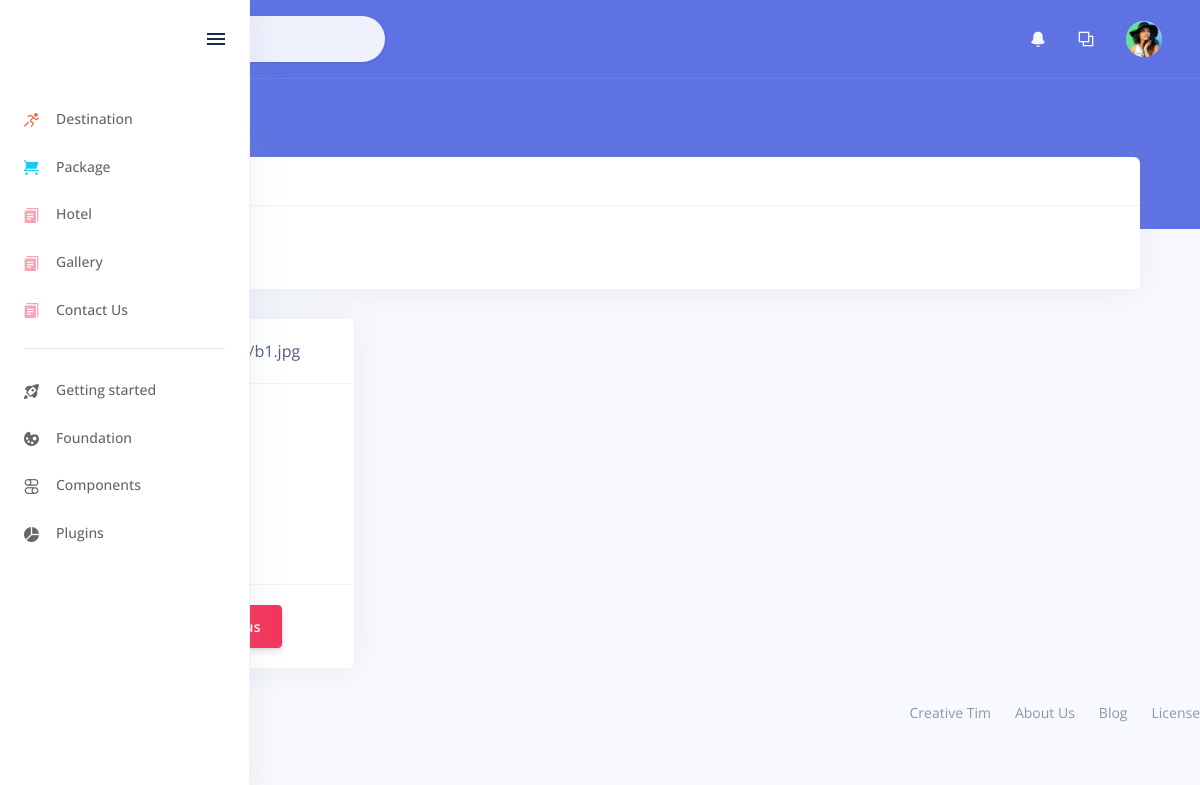
Before: /index.php/admin/hotel/editHotel with the older database file.
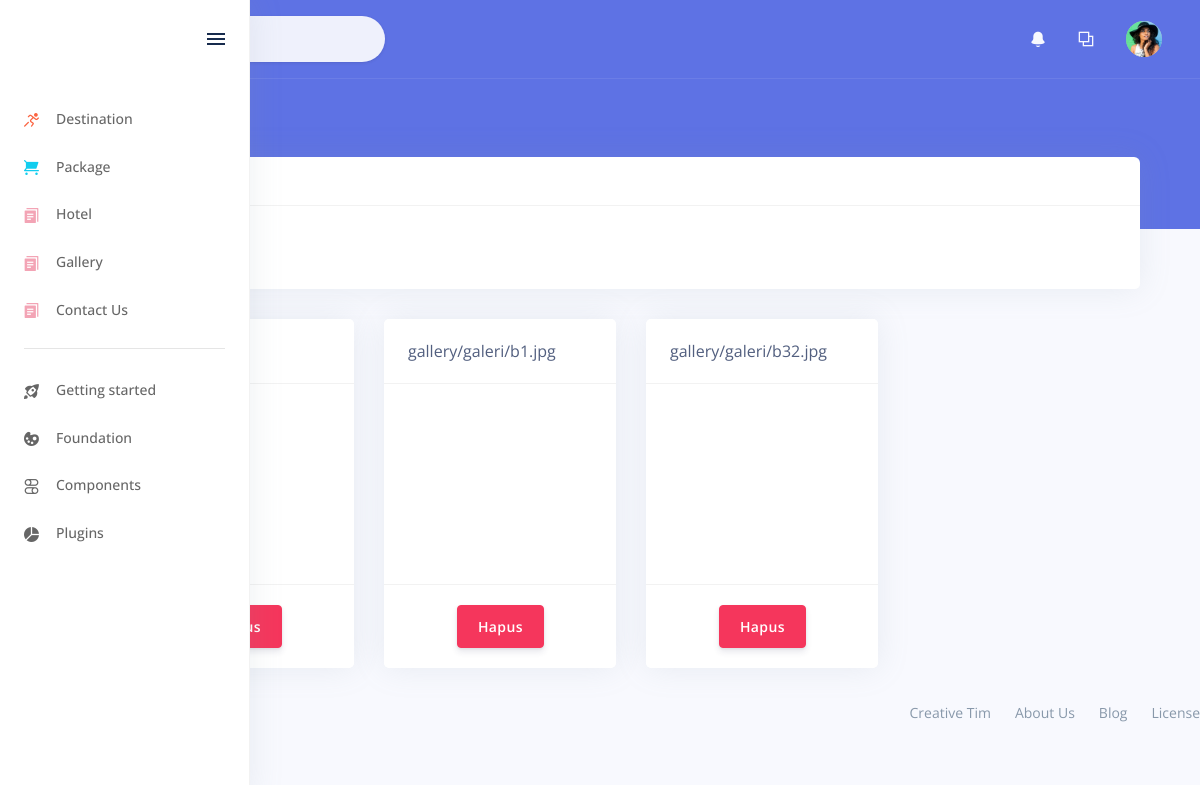
After: the same page with the newer database file.
### tables this page shows
CREATE TABLE `galery` (
  `idgalery` int(11) NOT NULL,
  `gambar` text,
  `deskripsi` text,
  `tag` text,
  `wisata_idwisata` int(11) DEFAULT NULL,
  `hotel_idhotel` int(11) DEFAULT NULL,
  `paket_idpaket` int(12) NOT NULL
);

### application/controllers/admin/Hotel.php (called while the page is built, shortened)
<?php
class Hotel extends CI_Controller {
	public function editHotel(){
		$this->load->model('M_model');
		$id = $this->uri->segment(4);
		$data['hotel'] = $this->M_model->selectwhere('hotel', array('idhotel'=>$id));
		$data['gallery'] = $this->M_model->select('galery', array('hotel_idhotel'=>$id, 'wisata_idwisata'=>NULL));
		$this->load->view('admin/edit/hotel', $data);
	}
}

### index.php (called while the page is built, shortened)
<?php
require_once BASEPATH.'core/CodeIgniter.php';

### application/models/M_model.php (called while the page is built, shortened)
<?php
class M_model extends CI_Model {
    public function select($table){
    return $this->db->get($table);
  }
}

### application/views/admin/edit/hotel.php (the view, shortened to what this page needs)
<div class="header bg-primary pb-6">
 <div class="container-fluid">
   <div class="header-body">
     <div class="row align-items-center py-4">
       <div class="col-lg-6 col-7">
         <h6 class="h2 text-white d-inline-block mb-0">Hotel</h6>
         <nav aria-label="breadcrumb" class="d-none d-md-inline-block ml-md-4">
           <ol class="breadcrumb breadcrumb-links breadcrumb-dark">
             <li class="breadcrumb-item"><a href="#"><i class="fas fa-home"></i></a></li>
             <li class="breadcrumb-item"><a href="#">Hotel</a></li>
           </ol>
         </nav>
       </div>
     </div>
   </div>
 </div>
</div>
<div class="container-fluid mt--6">
  <div class="content">
    <div class="content">
      <div class="container-fluid">
        <div class="row">
          <div class="col-md-12">
            <div class="card ">
              <form role="form" action="<?php echo base_url('admin/Hotel/prosesEditHotel'); ?>" method="post" enctype="multipart/form-data">
                <div class="card-body">
                </div>
                <div class="card-footer">
                  <button type="submit" class="btn btn-primary">Submit</button>
                </div>
              </form>
            </div>
          </div>
        </div>
        <div class="row">
          <?php foreach ($gallery->result() as $g): ?>
            <div class="col-md-3">
              <div class="card">
                <div class="card-header">
                  <?php echo $g->gambar; ?>
                </div>
                <div class="card-body" style="height:200px">
                </div>
                <div class="card-footer d-flex justify-content-center">
                  <a class="btn btn-danger text-white" href="<?php echo base_url('admin/Hotel/prosesHapusGambar/').$g->gambar; ?>">Hapus</a>
                </div>
              </div>
            </div>
          <?php endforeach; ?>
        </div>
      </div>
    </div>
  </div>
</div>
</body>
</html>

Changed rows visible on the page:
added galery: gambar "gallery/galeri/b1.jpg"
added galery: gambar "gallery/galeri/b32.jpg"
